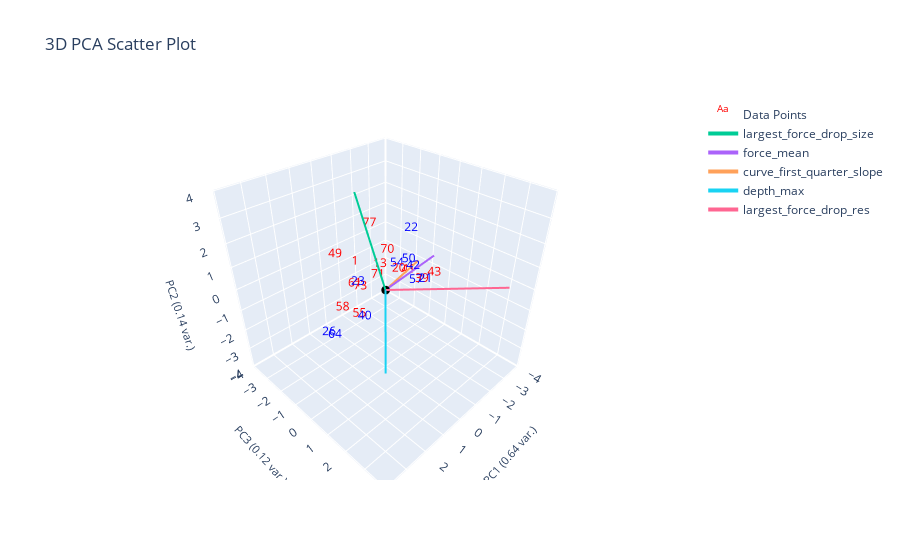

This figure's notebook cell:
### Markdown cell above
# Dark

### Code cell
from sklearn.neighbors import NearestCentroid

ylabel_name = "color"
popcorn_data_features = data_features[data_features['popcorn'].notna()].copy()
dark_data_features = popcorn_data_features[popcorn_data_features['popcorn'] == False]
dark_data_features['dark_label'] = dark_data_features['color'].map({'white': 0, np.nan: 0, 'dark': 1})
print(dark_data_features[['popcorn', 'color', 'dark_label']])
popcorn = plotting.extract_numerical_features(data_features).values

plotting.plot_cluster_subplots(
                            dark_data_features['dark_label'], 
                            curve_data, 
                            filename_list,
                            title='Dark',
                            cluster_category_names=[f"No {'Dark'}", f"Yes {'Dark'}"], 
                            )
plotting.plot_pca(dark_data_features, dark_data_features['dark_label'], 3, "", ylabel_name)

### Figure 1 — Plotly figure (JSON) as saved in the notebook; plotly's stock layout.template omitted (floating-point values rounded to 4 significant figures)
{"data": [{"mode": "text", "name": "Data Points", "text": ["1", "13", "20", "21", "22", "23", "26", "39", "40", "41", "42", "43", "49", "50", "54", "55", "57", "58", "61", "64", "70", "71", "73", "75", "77"], "textfont": {"color": ["red", "red", "red", "blue", "blue", "blue", "blue", "red", "blue", "red", "blue", "red", "red", "blue", "blue", "red", "blue", "red", "red", "blue", "red", "red", "red", "red", "red"], "size": 12}, "type": "scatter3d", "x": [1.165, 0.343, 0.2608, -0.9746, -1.617, 1.268, 3.148, -1.016, 1.932, -1.528, -1.095, -1.704, 1.958, -2.142, -1.708, 1.901, -0.8709, 2.348, 0.3382, 2.768, -0.6687, -0.4384, 0.3573, -4.03, 0.003516], "y": [-0.4295, 0.06034, 0.9176, 1.106, -0.2202, -0.1581, 0.3965, 0.9486, 0.8878, -0.2776, 0.4051, 0.9859, -0.4993, -0.7534, -1.016, 0.5893, 0.7819, 0.227, -1.49, 0.228, -0.5751, -0.9448, -1.083, 0.7486, -0.8354], "z": [0.956, 0.6911, 0.857, -0.1186, 1.308, 0.2456, -0.6426, -0.2224, -0.3641, -0.6332, 0.08637, -0.245, 1.594, -0.6313, -0.7562, -0.4405, -0.2813, -0.1018, -1.005, -1.118, 0.5767, -0.6772, -0.9288, -0.05975, 1.912]}, {"marker": {"color": "black", "size": 3}, "mode": "markers", "name": "Origin", "showlegend": false, "type": "scatter3d", "x": [0], "y": [0], "z": [0]}, {"line": {"width": 4}, "mode": "lines+text", "name": "largest_force_drop_size", "textposition": "top center", "type": "scatter3d", "x": [0, 0.9959], "y": [0, -0.735], "z": [0, 4.831]}, {"line": {"width": 4}, "mode": "lines+text", "name": "force_mean", "textposition": "top center", "type": "scatter3d", "x": [0, -2.557], "y": [0, 0.208], "z": [0, 0.525]}, {"line": {"width": 4}, "mode": "lines+text", "name": "curve_first_quarter_slope", "textposition": "top center", "type": "scatter3d", "x": [0, -2.34], "y": [0, -0.4159], "z": [0, 0.1248]}, {"line": {"width": 4}, "mode": "lines+text", "name": "depth_max", "textposition": "top center", "type": "scatter3d", "x": [0, 2.854], "y": [0, 2.858], "z": [0, -0.3449]}, {"line": {"width": 4}, "mode": "lines+text", "name": "largest_force_drop_res", "textposition": "top center", "type": "scatter3d", "x": [0, -1.962], "y": [0, 4.009], "z": [0, 1.117]}], "layout": {"autosize": true, "scene": {"aspectmode": "cube", "xaxis": {"range": [-4.03, 4.03], "title": {"font": {"size": 11}, "text": "PC1 (0.64 var.)"}}, "yaxis": {"range": [-4.03, 4.03], "title": {"font": {"size": 11}, "text": "PC3 (0.12 var.)"}}, "zaxis": {"range": [-4.03, 4.03], "title": {"font": {"size": 11}, "text": "PC2 (0.14 var.)"}}}, "title": {"text": "3D PCA Scatter Plot"}}}
